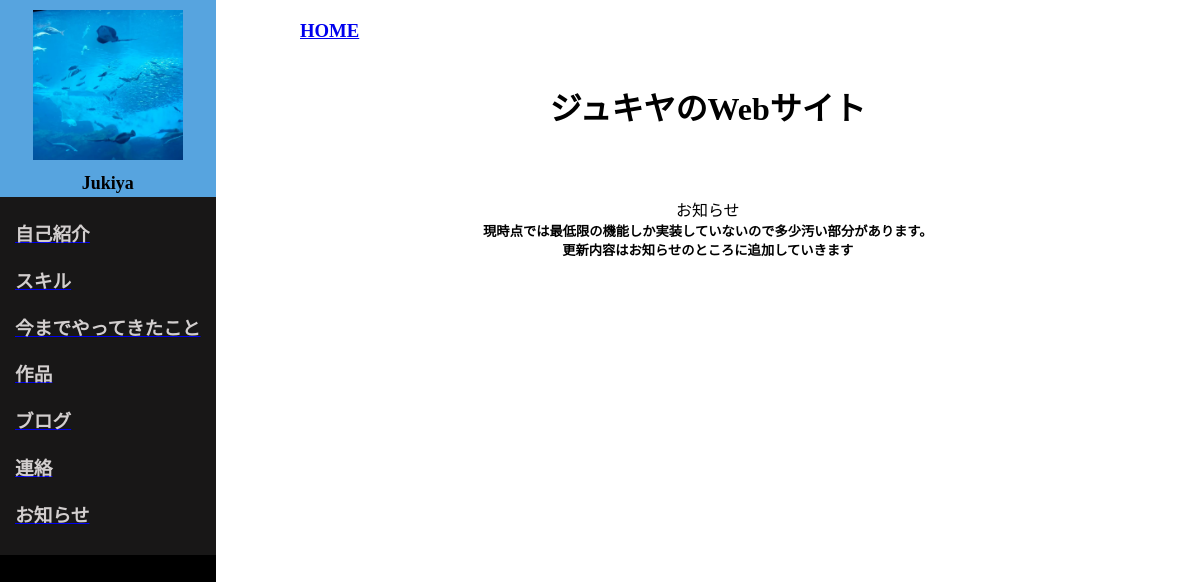
Before: / with the older database file.
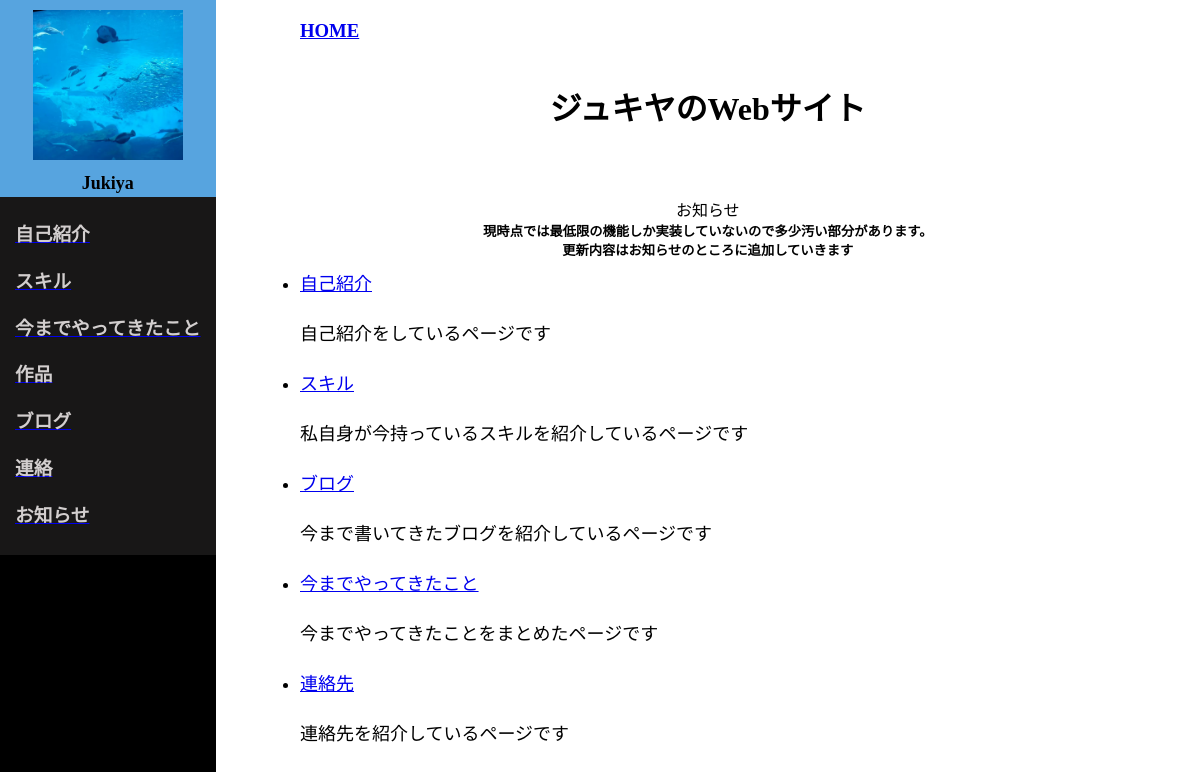
After: the same page with the newer database file.
### myapp/models.py (models this page shows)
class IntroductionModel(models.Model):
    summary = models.TextField(max_length=300, blank=True)
    script = models.CharField(max_length=300, blank=True, null=True)
    name = models.TextField(max_length=200, blank=True)

### myapp/views.py (the view)
# urls.py: path("", views.IndexView.as_view(), name="home"),
class IndexView(View):
    def get(self, request, *args, **kwargs):
        introduction = IntroductionModel.objects.all()
        return render(request, "myapp/main.html", {"introduction_data":introduction})

### myapp/templates/myapp/main.html (shortened to what this page needs)
<!DOCTYPE html>
{% load static %}
<html lang="en">
<head>
    <link rel="stylesheet" type="text/css" href="{% static 'css/style.css' %}">
    <div class="header">
        <div class="profile">
            <img src="/media/img/upload/my_favorite_photo.jpg" , alt="profile_icon" , width="150" , height="150">
            <h1><font color="black">Jukiya</font></h1>
        </div>
        <div class="page_link">
            <a href="{% url 'myapp:introduction' %}"><h3>自己紹介</h3></a>
            <a href="{% url 'myapp:skill' %}"><h3>スキル</h3></a>
            <a href="{% url 'myapp:experience' %}"><h3>今までやってきたこと</h3></a>
            <a href="{% url 'myapp:works' %}"><h3>作品</h3></a>
            <a href="{% url 'myapp:blog' %}"><h3>ブログ</h3></a>
            <a href="{% url 'myapp:contact' %}"><h3>連絡</h3></a>
            <a href="{% url 'myapp:news' %}"><h3>お知らせ</h3></a>
        </div>
    </div>
</head>
<body>
    <div class="title">
        <a href="{% url 'myapp:home' %}"><h3>HOME</h3></a>
        <h1>ジュキヤのWebサイト</h1>
        <dive class="news">
            <p>お知らせ</p>
            <h5>現時点では最低限の機能しか実装していないので多少汚い部分があります。</h5>
            <h5>更新内容はお知らせのところに追加していきます</h5>
        </div>
    <ul class="main" style="list-style-type: disc">
        <div class="introduction_content", id="aboutmecontent">
            {% for intro in introduction_data %}
            <li>
                <a href="{% url intro.script %}">{{intro.name}}</a>
            </li>
            <p>{{ intro.summary | linebreaks }}</p>
            {% endfor %}
        </div>
    </ul>
</body>
</html>

Changed rows visible on the page:
added IntroductionModel: name "自己紹介", summary "自己紹介をしているページです"
added IntroductionModel: name "スキル", summary "私自身が今持っているスキルを紹介しているページです"
added IntroductionModel: name "ブログ", summary "今まで書いてきたブログを紹介しているページです"
added IntroductionModel: name "今までやってきたこと", summary "今までやってきたことをまとめたページです"
added IntroductionModel: name "連絡先", summary "連絡先を紹介しているページです"
